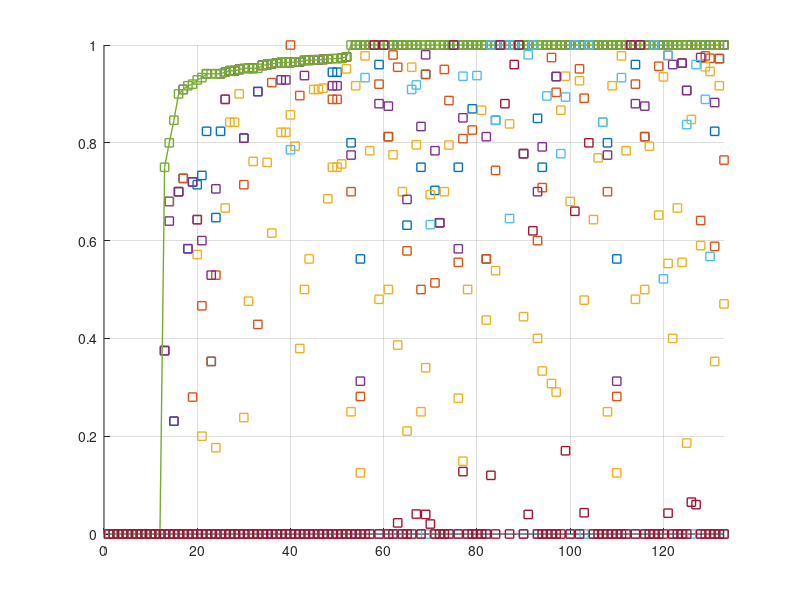

Source code (MATLAB): (Note: this script raises an error after producing the figure.)

%% post processing

data = load('data/MPC_feasibility_random_4.mat', 'diags_list');
diags_list_4 = data.diags_list;
results_4 = diags_list_4(find(~cellfun(@isempty, diags_list_4)));

data = load('data/MPC_feasibility_random_3.mat', 'diags_list');
diags_list_3 = data.diags_list;
results_3 = diags_list_3(find(~cellfun(@isempty, diags_list_3)));

data = load('data/MPC_feasibility_random_2.mat', 'diags_list');
diags_list_2 = data.diags_list;
results_2 = diags_list_2(find(~cellfun(@isempty, diags_list_2)));

data = load('data/MPC_feasibility_random_1.mat', 'diags_list');
diags_list_1 = data.diags_list;
results_1 = diags_list_1(find(~cellfun(@isempty, diags_list_1)));

results = [results_4 results_3 results_2 results_1];
% save('feasibility_random_results.mat', 'result');


N_examples = size(results, 2);

method_cell = {'Tube_MPC', 'Tube_MPC_Homothetic', 'Tube_MPC_Nominal', 'Tube_MPC_Flexible',  ...
               'SLS_MPC', 'Lumped_Dist_MPC', 'Constr_Tightening_MPC'};
num_method = 7;

best_coverage_mat = zeros(N_examples, num_method);
solver_time_mat = zeros(N_examples, num_method);

for ii = 1:N_examples
    diags_record = results{ii};
    N = length(diags_record);

    contain_empty_diags = 0;
    for jj = 1:N
        if isempty(diags_record{jj})
            contain_empty_diags = 1;
        end
    end

    if contain_empty_diags == 1
        continue
    end

    % find the best coverage for each tube-based MPC method
    best_coverage = zeros(1, length(method_cell));
    for jj = 1:N
        diags = diags_record{jj};
        if isempty(diags)
            keyboard;
        end

        method = diags.method;
        ind = find(strcmp(method_cell, method));

        coverage = diags.feasible_rate;
        if coverage >= best_coverage(ind)
            best_coverage(ind) = coverage;
            solver_time_mat(ii, ind) = diags.avg_runtime_feasible;
        end
    end
    best_coverage_mat(ii, :) = best_coverage;
end

[slsmpc_sorted, ind] = sort(best_coverage_mat(:,5));

figure;
hold on 
for ii = 1:4
    coverage = best_coverage_mat(:,ii);
    plot(coverage(ind), 's-.', 'LineWidth', 1.0 , 'LineStyle', 'none' );
end

for ii = 5:7
    coverage = best_coverage_mat(:,ii);
    if ii == 5
        plot(coverage(ind), 's-', 'LineWidth', 1.0);
    else
        plot(coverage(ind), 's-', 'LineWidth', 1.0 , 'LineStyle', 'none' );
    end
end

ylim([0 1]);
xlim([0 N_examples]);

grid on

ax = gca;
set(ax.XAxis, 'FontSize', 14);
set(ax.YAxis, 'FontSize', 14);


legend('Tube-A', 'Tube-B', 'Tube-C', 'Tube-D', ...
               'SLS-MPC', 'Lumped-Disturbance', 'Offline-Tightening', ...
               'Interpreter', 'latex', 'FontSize', 14, 'Location', 'bestoutside');
xlabel('example number', 'Interpreter', 'Latex', 'FontSize', 20);
ylabel('coverage', 'Interpreter', 'Latex', 'FontSize', 20);

mean_coverage = mean(best_coverage_mat)
var_coverage = var(best_coverage_mat)
